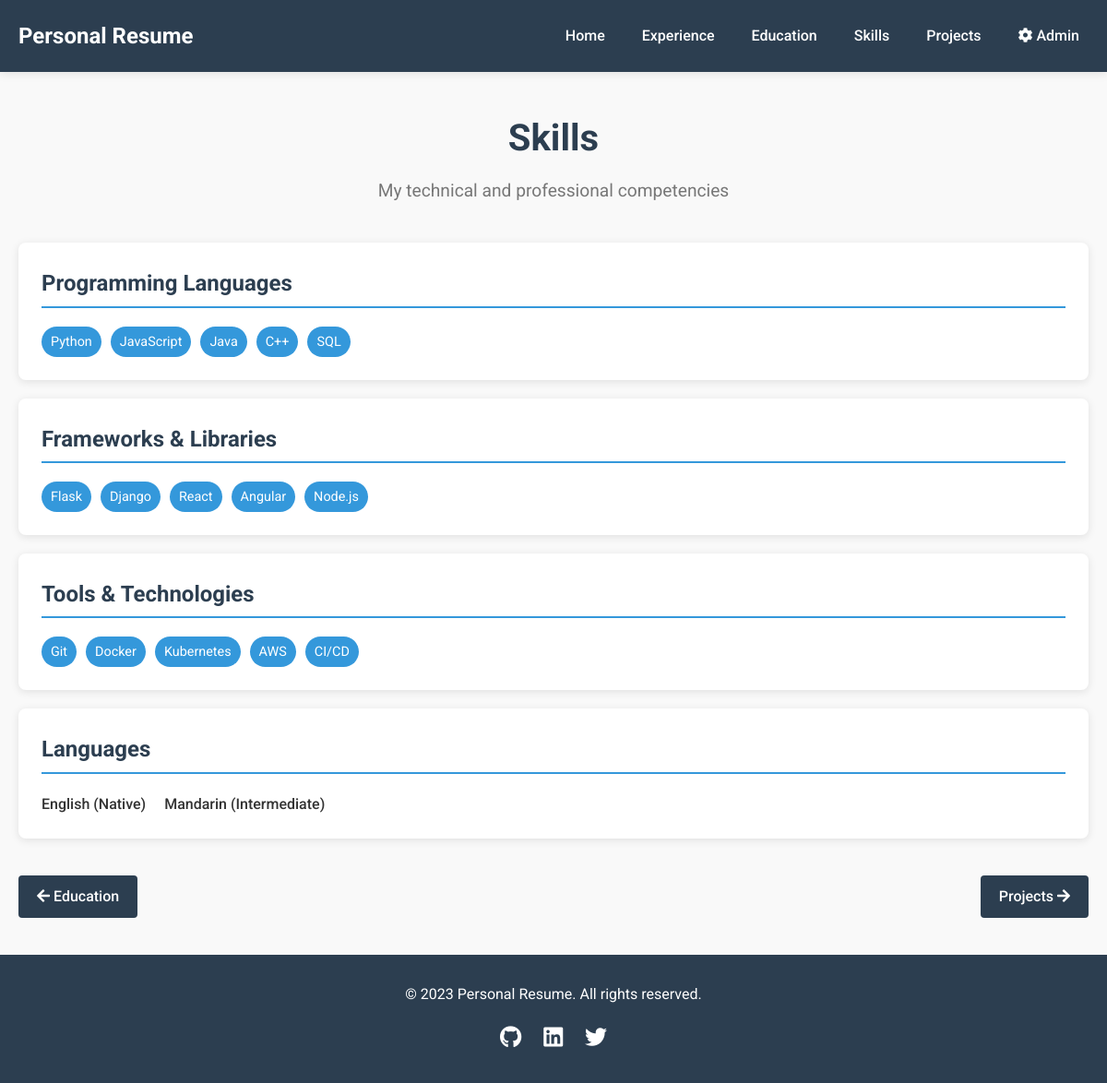
/skills, run on the app's committed database.
### models.py (models this page shows, shortened)
class Skill(db.Model):
    id = db.Column(db.Integer, primary_key=True)
    name = db.Column(db.String(100), nullable=False)
    category = db.Column(db.String(50), nullable=False)  # programming, frameworks, tools, languages

### app.py (the view)
@app.route('/skills')
def skills():
    resume = get_resume_data()
    return render_template('skills.html', skills=resume['skills'])

### app.py (called while the page is built)
def get_resume_data():
    resume = {}
    personal_info = PersonalInfo.query.first()
    if personal_info:
        resume['personal_info'] = personal_info.to_dict()
    else:
        resume['personal_info'] = {}
    education_list = Education.query.all()
    resume['education'] = [edu.to_dict() for edu in education_list]
    experience_list = Experience.query.all()
    resume['experience'] = [exp.to_dict() for exp in experience_list]
    skills = Skill.query.all()
    skill_categories = {}
    for skill in skills:
        if skill.category not in skill_categories:
            skill_categories[skill.category] = []
        skill_categories[skill.category].append(skill.name)
    resume['skills'] = skill_categories
    projects_list = Project.query.all()
    resume['projects'] = [proj.to_dict() for proj in projects_list]
    return resume

### models.py (called while the page is built)
    def to_dict(self):
        return {
            'name': self.name,
            'title': self.title,
            'email': self.email,
            'phone': self.phone,
            'location': self.location,
            'about': self.about
        }

    def to_dict(self):
        return {
            'degree': self.degree,
            'institution': self.institution,
            'location': self.location,
            'period': self.period
        }

    def to_dict(self):
        achievements = [a.text for a in self.achievements]
        return {
            'position': self.position,
            'company': self.company,
            'location': self.location,
            'period': self.period,
            'description': self.description,
            'achievements': achievements
        }

    def to_dict(self):
        technologies = [t.name for t in self.technologies]
        return {
            'name': self.name,
            'description': self.description,
            'technologies': technologies,
            'link': self.link
        }

### templates/skills.html (shortened to what this page needs)
{% extends "layout.html" %}
{% block content %}
<section class="page-header">
    <h1>Skills</h1>
    <p>My technical and professional competencies</p>
</section>
<section class="skills-section">
    <div class="skills-category">
        <h2>Programming Languages</h2>
        <div class="skill-tags">
            {% for skill in skills.programming %}
            <div class="skill-tag">{{ skill }}</div>
            {% endfor %}
        </div>
    </div>
    <div class="skills-category">
        <h2>Frameworks & Libraries</h2>
        <div class="skill-tags">
            {% for skill in skills.frameworks %}
            <div class="skill-tag">{{ skill }}</div>
            {% endfor %}
        </div>
    </div>
    <div class="skills-category">
        <h2>Tools & Technologies</h2>
        <div class="skill-tags">
            {% for skill in skills.tools %}
            <div class="skill-tag">{{ skill }}</div>
            {% endfor %}
        </div>
    </div>
    <div class="skills-category">
        <h2>Languages</h2>
        <div class="language-skills">
            {% for language in skills.languages %}
            <div class="language-skill">
                <span class="language-name">{{ language }}</span>
            </div>
            {% endfor %}
        </div>
    </div>
</section>
<div class="section-navigation">
    <a href="{{ url_for('education') }}" class="nav-button"><i class="fas fa-arrow-left"></i> Education</a>
    <a href="{{ url_for('projects') }}" class="nav-button">Projects <i class="fas fa-arrow-right"></i></a>
</div>
{% endblock %}

### static/css/style.css (style rules this page uses)
:root { --primary-color: #2c3e50; --secondary-color: #3498db; --accent-color: #e74c3c; --text-color: #333; --light-text: #777; --background-color: #f9f9f9; --card-background: #fff; --border-color: #eaeaea; --shadow: 0 2px 10px rgba(0, 0, 0, 0.1); }
* { margin: 0; padding: 0; box-sizing: border-box; }
body { font-family: 'Roboto', sans-serif; line-height: 1.6; color: var(--text-color); background-color: var(--background-color); }
a { text-decoration: none; color: var(--secondary-color); transition: color 0.3s ease; }
.skill-tags, .tech-tags { display: flex; flex-wrap: wrap; gap: 10px; }
.skill-tag, .tech-tag { background-color: var(--secondary-color); color: white; padding: 5px 10px; border-radius: 20px; font-size: 0.9rem; }
.page-header { text-align: center; margin-bottom: 40px; }
.page-header h1 { font-size: 2.5rem; color: var(--primary-color); margin-bottom: 10px; }
.page-header p { color: var(--light-text); font-size: 1.2rem; }
.experience-section, .education-section, .skills-section, .projects-section { margin-bottom: 40px; }
.skills-category { background-color: var(--card-background); border-radius: 8px; box-shadow: var(--shadow); padding: 25px; margin-bottom: 20px; }
.skills-category h2 { font-size: 1.5rem; color: var(--primary-color); margin-bottom: 20px; border-bottom: 2px solid var(--secondary-color); padding-bottom: 5px; }
.language-skills { display: flex; flex-wrap: wrap; gap: 20px; }
.language-skill { display: flex; align-items: center; }
.language-name { font-weight: 500; }
.section-navigation { display: flex; justify-content: space-between; margin-top: 40px; }
.nav-button { display: inline-block; background-color: var(--primary-color); color: white; padding: 10px 20px; border-radius: 4px; font-weight: 500; transition: background-color 0.3s ease; }

### data on the page
Skill: name "Python"
Skill: name "JavaScript"
Skill: name "Java"
Skill: name "C++"
Skill: name "SQL"
Skill: name "Flask"
Skill: name "Django"
Skill: name "React"
Skill: name "Angular"
Skill: name "Node.js"
Skill: name "Git"
Skill: name "Docker"
Skill: name "Kubernetes"
Skill: name "AWS"
Skill: name "CI/CD"
Skill: name "English (Native)"
Skill: name "Mandarin (Intermediate)"
